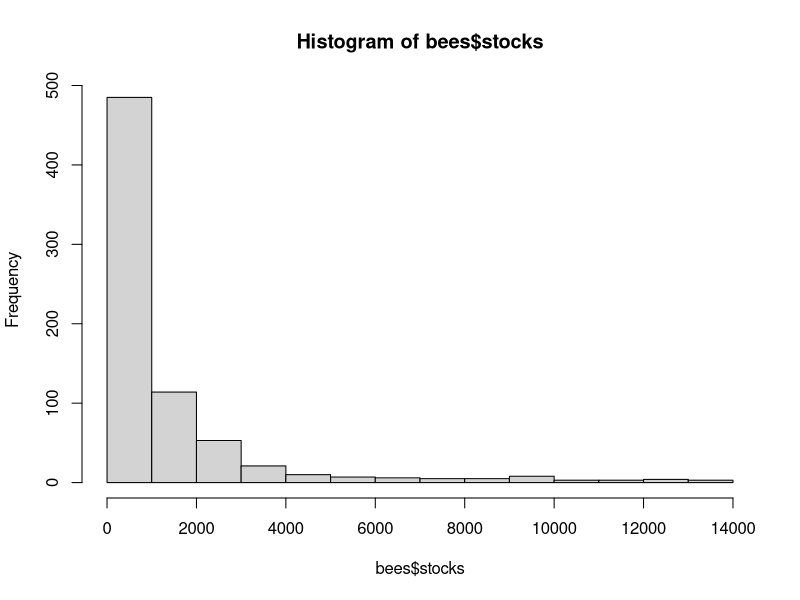
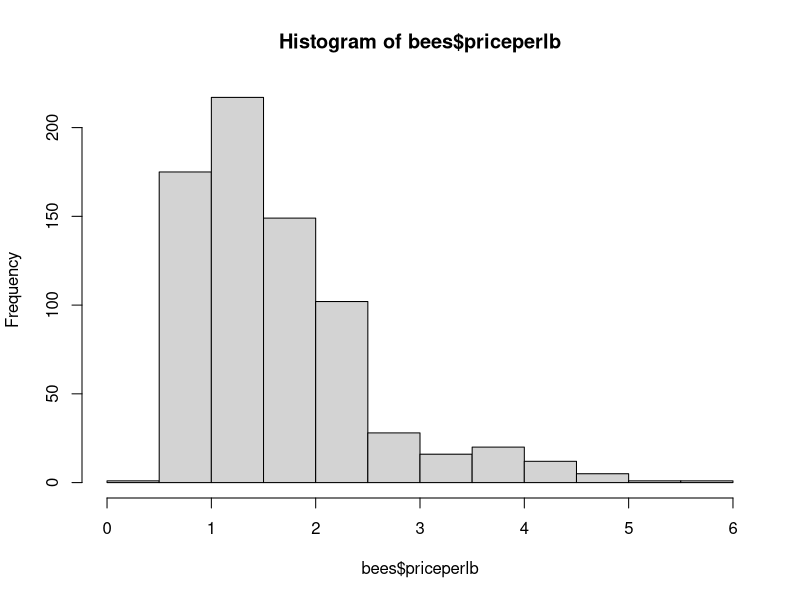
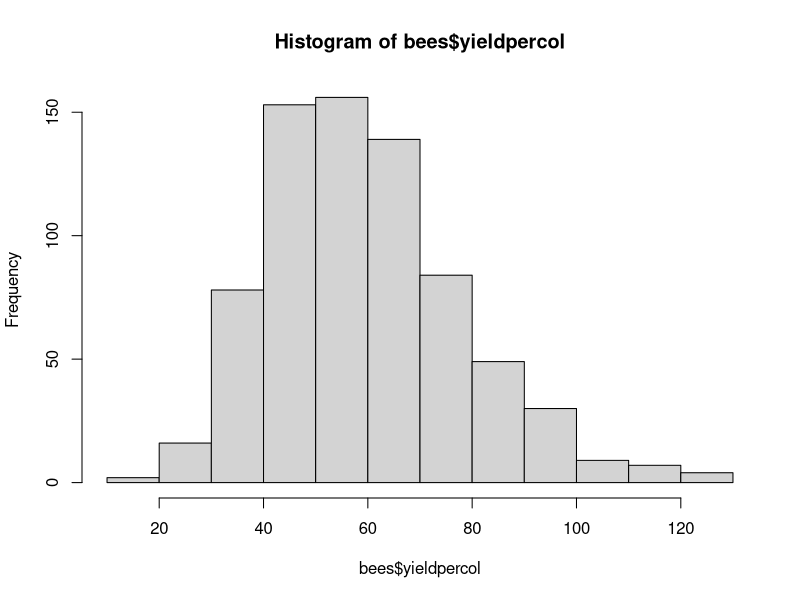
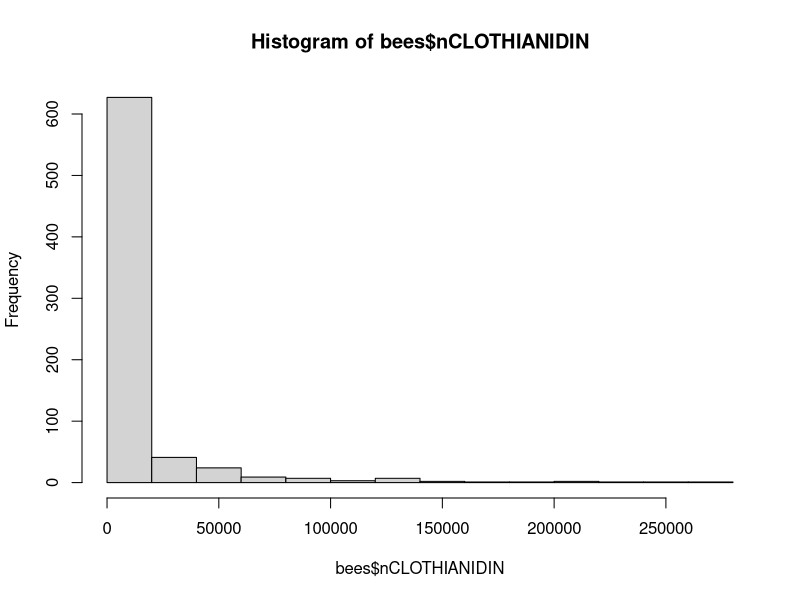
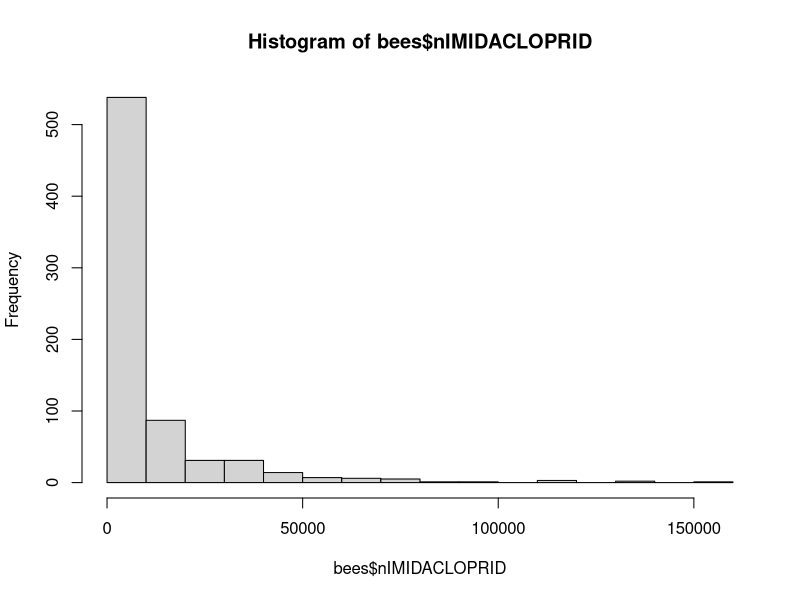
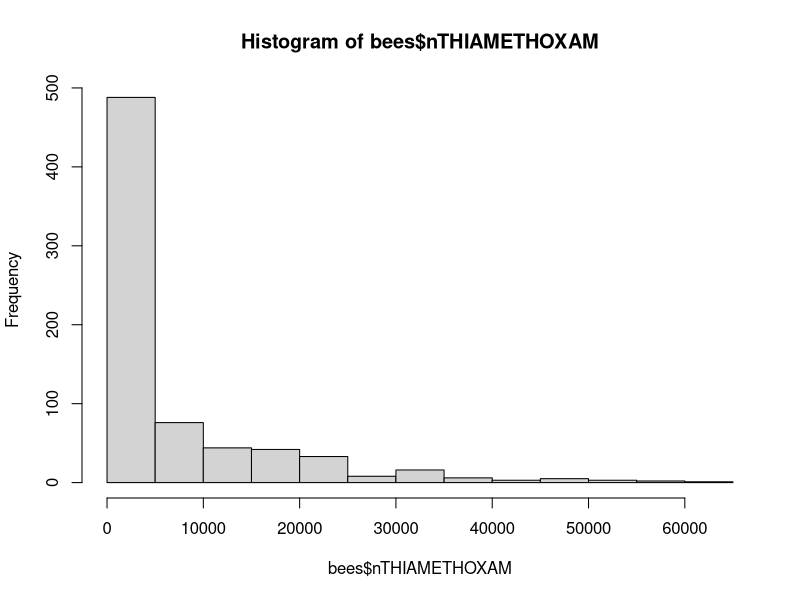
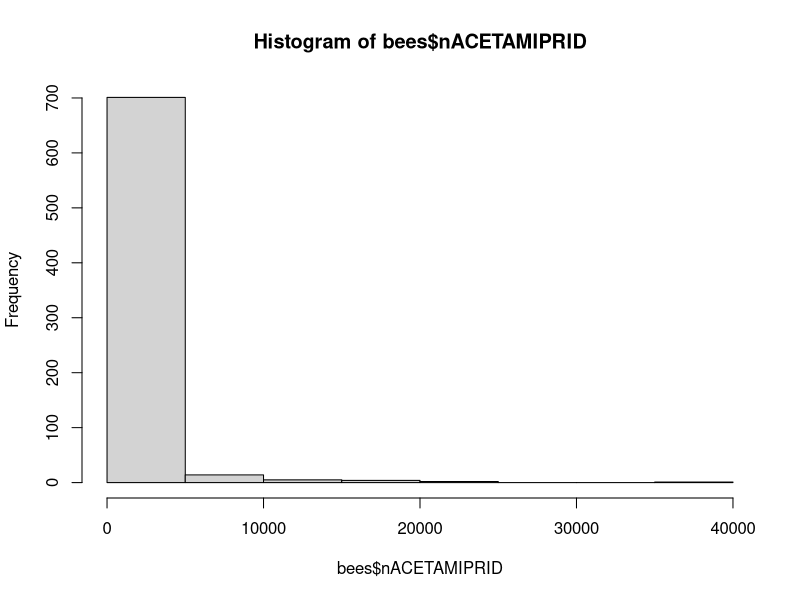
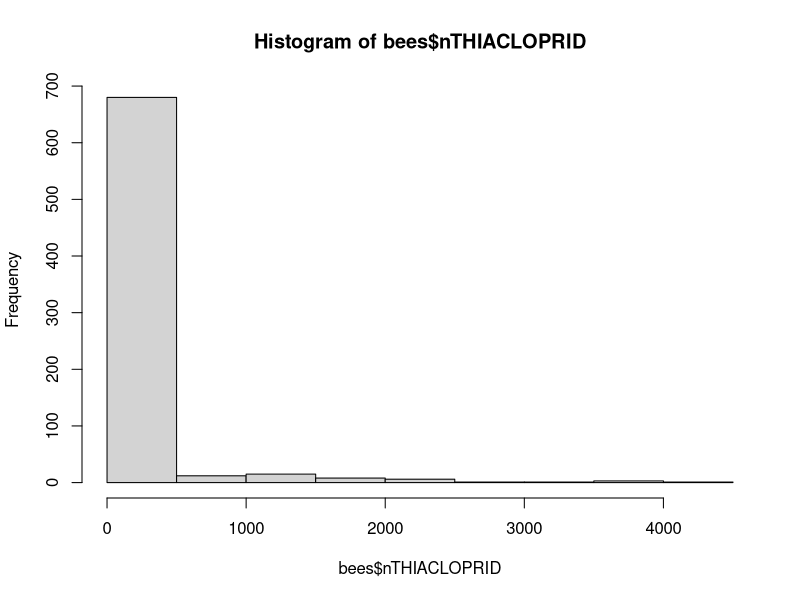

Write R code to recreate these figures, in order.
## ---- chunk 1
knitr::opts_chunk$set(echo = TRUE)
## ---- chunk 2
library(ggplot2)
library(lme4)
## ---- chunk 3
setwd("~/Desktop/Advanced Statistical Modeling/Final Project")
bees <- read.csv("bees.csv") #new data without hawaii
bees$nCLOTHIANIDIN <- as.numeric(bees$nCLOTHIANIDIN)
bees$nIMIDACLOPRID <- as.numeric(bees$nIMIDACLOPRID)
bees$nTHIAMETHOXAM <- as.numeric(bees$nTHIAMETHOXAM)
bees$nACETAMIPRID <- as.numeric(bees$nACETAMIPRID)
bees$nTHIACLOPRID <- as.numeric(bees$nTHIACLOPRID)
bees$nAllNeonic <- as.numeric(bees$nAllNeonic)
## ---- chunk 4
#take logs of most
hist(bees$stocks)
hist(bees$priceperlb)
hist(bees$yieldpercol) #fine
hist(bees$nCLOTHIANIDIN)
hist(bees$nIMIDACLOPRID)
range(log(bees$nIMIDACLOPRID))
hist(bees$nTHIAMETHOXAM)
range(log(bees$nTHIAMETHOXAM))
hist(bees$nACETAMIPRID)
range(log(bees$nACETAMIPRID))
hist(bees$nTHIACLOPRID)
range(log(bees$nTHIACLOPRID))
hist(bees$nAllNeonic)
## ---- chunk 5
#interactions with price per lb
colnames(bees)
bees$priceperlbFACTOR <- cut_number(bees$priceperlb, 3)
p <- ggplot(bees)

p + geom_point(aes(x=log(nCLOTHIANIDIN),y=yieldpercol, color = priceperlbFACTOR))+geom_smooth(aes(x=log(nCLOTHIANIDIN),y=yieldpercol, color = priceperlbFACTOR), method = "nls", formula = y ~ a * x + b, se = FALSE, method.args = list(start = list(a = 0.1, b = 0.1))) #since the lines aren't parallel, suggests interaction between price per lb and nCLOTHIANIDIN

p + geom_point(aes(x=log(nIMIDACLOPRID),y=yieldpercol, color = priceperlbFACTOR))+geom_smooth(aes(x=log(nIMIDACLOPRID),y=yieldpercol, color = priceperlbFACTOR), method = "nls", formula = y ~ a * x + b, se = FALSE, method.args = list(start = list(a = 0.1, b = 0.1))) #parallel, so no interaction between pplb and nimidacloprid

p + geom_point(aes(x=log(nTHIAMETHOXAM),y=yieldpercol, color = priceperlbFACTOR))+geom_smooth(aes(x=log(nTHIAMETHOXAM),y=yieldpercol, color = priceperlbFACTOR), method = "nls", formula = y ~ a * x + b, se = FALSE, method.args = list(start = list(a = 0.1, b = 0.1))) #maybe interaction between pplb and nTHIAMETHOXAM

p + geom_point(aes(x=log(nACETAMIPRID),y=yieldpercol, color = priceperlbFACTOR))+geom_smooth(aes(x=log(nACETAMIPRID),y=yieldpercol, color = priceperlbFACTOR), method = "nls", formula = y ~ a * x + b, se = FALSE, method.args = list(start = list(a = 0.1, b = 0.1))) #interaction between pplb and nACETAMIPRID

p + geom_point(aes(x=log(nTHIACLOPRID),y=yieldpercol, color = priceperlbFACTOR))+geom_smooth(aes(x=log(nTHIACLOPRID),y=yieldpercol, color = priceperlbFACTOR), method = "nls", formula = y ~ a * x + b, se = FALSE, method.args = list(start = list(a = 0.1, b = 0.1))) #definitely interaction between pplb and nTHIACLOPRID (? seems like the lots of very small values are really skewing it)

p + geom_point(aes(x=log(nAllNeonic),y=yieldpercol, color = priceperlbFACTOR))+geom_smooth(aes(x=log(nAllNeonic),y=yieldpercol, color = priceperlbFACTOR), method = "nls", formula = y ~ a * x + b, se = FALSE, method.args = list(start = list(a = 0.1, b = 0.1))) #maybe interaction
## ---- chunk 6
#check to see if on the right track
model1 <- glm(yieldpercol ~ priceperlb * (1 + nCLOTHIANIDIN + nIMIDACLOPRID + nTHIAMETHOXAM + nACETAMIPRID + nTHIACLOPRID), data = bees, family = "poisson")
summary(model1) #whaaaaat they match up!

model2 <- glm(yieldpercol ~ priceperlb * nAllNeonic, data = bees, family = "poisson")
summary(model2)
## ---- chunk 7
#interactions among chemicals
bees$nCLOTHIANIDINFACTOR <- cut_number(bees$nCLOTHIANIDIN, 2)
bees$nIMIDACLOPRIDFACTOR <- cut_number(bees$nIMIDACLOPRID, 3)
bees$nTHIAMETHOXAMFACTOR <- cut_number(bees$nTHIAMETHOXAM, 3)
bees$nACETAMIPRIDFACTOR <- cut_number(bees$nACETAMIPRID, 2)
bees$nTHIACLOPRIDFACTOR <- cut_number(bees$nTHIACLOPRID, 2) #won't work

q <- ggplot(bees)

#nclothiandin
q + geom_point(aes(x=log(nCLOTHIANIDIN),y=yieldpercol, color = nIMIDACLOPRIDFACTOR))+geom_smooth(aes(x=log(nCLOTHIANIDIN),y=yieldpercol, color = nIMIDACLOPRIDFACTOR), method = "nls", formula = y ~ a * x + b, se = FALSE, method.args = list(start = list(a = 0.1, b = 0.1))) #interaction between nIMIDACLOPRID and nCLOTHIANIDIN

q + geom_point(aes(x=log(nCLOTHIANIDIN),y=yieldpercol, color = nTHIAMETHOXAMFACTOR))+geom_smooth(aes(x=log(nCLOTHIANIDIN),y=yieldpercol, color = nTHIAMETHOXAMFACTOR), method = "nls", formula = y ~ a * x + b, se = FALSE, method.args = list(start = list(a = 0.1, b = 0.1))) #interaction between nTHIAMETHOXAM and nCLOTHIANIDIN

q + geom_point(aes(x=log(nCLOTHIANIDIN),y=yieldpercol, color = nACETAMIPRIDFACTOR))+geom_smooth(aes(x=log(nCLOTHIANIDIN),y=yieldpercol, color = nACETAMIPRIDFACTOR), method = "nls", formula = y ~ a * x + b, se = FALSE, method.args = list(start = list(a = 0.1, b = 0.1))) #no interaction between nACETAMIPRID and nCLOTHIANIDIN

#imodacloprid
q + geom_point(aes(x=log(nIMIDACLOPRID),y=yieldpercol, color = nTHIAMETHOXAMFACTOR))+geom_smooth(aes(x=log(nIMIDACLOPRID),y=yieldpercol, color = nTHIAMETHOXAMFACTOR), method = "nls", formula = y ~ a * x + b, se = FALSE, method.args = list(start = list(a = 0.1, b = 0.1))) #interaction between nIMIDACLOPRID and nTHIAMETHOXAM

q + geom_point(aes(x=log(nIMIDACLOPRID),y=yieldpercol, color = nACETAMIPRIDFACTOR))+geom_smooth(aes(x=log(nIMIDACLOPRID),y=yieldpercol, color = nACETAMIPRIDFACTOR), method = "nls", formula = y ~ a * x + b, se = FALSE, method.args = list(start = list(a = 0.1, b = 0.1))) #doesn't seem to be interaction between nIMIDACLOPRID and nACETAMIPRID

#nTHIAMETHOXAM
q + geom_point(aes(x=log(nTHIAMETHOXAM),y=yieldpercol, color = nACETAMIPRIDFACTOR))+geom_smooth(aes(x=log(nTHIAMETHOXAM),y=yieldpercol, color = nACETAMIPRIDFACTOR), method = "nls", formula = y ~ a * x + b, se = FALSE, method.args = list(start = list(a = 0.1, b = 0.1))) #interaction between nTHIAMETHOXAM and nACETAMIPRID

#nTHIACLOPRID
q + geom_point(aes(x=log(nTHIACLOPRID),y=yieldpercol, color = nCLOTHIANIDINFACTOR))+geom_smooth(aes(x=log(nTHIACLOPRID),y=yieldpercol, color = nCLOTHIANIDINFACTOR), method = "nls", formula = y ~ a * x + b, se = FALSE, method.args = list(start = list(a = 0.1, b = 0.1))) #interaction between nTHIACLOPRID and nCLOTHIANIDIN

q + geom_point(aes(x=log(nTHIACLOPRID),y=yieldpercol, color = nIMIDACLOPRIDFACTOR))+geom_smooth(aes(x=log(nTHIACLOPRID),y=yieldpercol, color = nIMIDACLOPRIDFACTOR), method = "nls", formula = y ~ a * x + b, se = FALSE, method.args = list(start = list(a = 0.1, b = 0.1))) #maybe interaction between nTHIACLOPRID and nIMIDACLOPRID

q + geom_point(aes(x=log(nTHIACLOPRID),y=yieldpercol, color = nTHIAMETHOXAMFACTOR))+geom_smooth(aes(x=log(nTHIACLOPRID),y=yieldpercol, color = nTHIAMETHOXAMFACTOR), method = "nls", formula = y ~ a * x + b, se = FALSE, method.args = list(start = list(a = 0.1, b = 0.1))) #interaction between nTHIACLOPRID and nTHIAMETHOXAM

q + geom_point(aes(x=log(nTHIACLOPRID),y=yieldpercol, color = nACETAMIPRIDFACTOR))+geom_smooth(aes(x=log(nTHIACLOPRID),y=yieldpercol, color = nACETAMIPRIDFACTOR), method = "nls", formula = y ~ a * x + b, se = FALSE, method.args = list(start = list(a = 0.1, b = 0.1))) #interaction between nTHIACLOPRID and nACETAMIPRID, but the 0s are very much changing this one

model3 <- glm(yieldpercol ~ (nCLOTHIANIDIN + nIMIDACLOPRID + nTHIAMETHOXAM + nACETAMIPRID + nTHIACLOPRID)^2, data = bees, family = "poisson")
summary(model3) 
#all sig except nCLOTHIANIDIN:nTHIAMETHOXAM, nIMIDACLOPRID:nACETAMIPRID, and nTHIAMETHOXAM:nTHIACLOPRID, kinda matches
## ---- chunk 8
#interactions between stocks and everything
bees$stocksFACTOR <- cut_number(bees$stocks, 3)
r <- ggplot(bees)

r + geom_point(aes(x=log(stocks),y=yieldpercol, color = nIMIDACLOPRIDFACTOR))+geom_smooth(aes(x=log(stocks),y=yieldpercol, color = nIMIDACLOPRIDFACTOR), method = "nls", formula = y ~ a * x + b, se = FALSE, method.args = list(start = list(a = 0.1, b = 0.1))) #interaction between stocks and nCLOTHIANIDIN

r + geom_point(aes(x=log(stocks),y=yieldpercol, color = nIMIDACLOPRIDFACTOR))+geom_smooth(aes(x=log(stocks),y=yieldpercol, color = nIMIDACLOPRIDFACTOR), method = "nls", formula = y ~ a * x + b, se = FALSE, method.args = list(start = list(a = 0.1, b = 0.1))) #interaction between stocks and nIMIDACLOPRID

r + geom_point(aes(x=log(stocks),y=yieldpercol, color = nTHIAMETHOXAMFACTOR))+geom_smooth(aes(x=log(stocks),y=yieldpercol, color = nTHIAMETHOXAMFACTOR), method = "nls", formula = y ~ a * x + b, se = FALSE, method.args = list(start = list(a = 0.1, b = 0.1))) #interaction between stocks and nTHIAMETHOXAM

r + geom_point(aes(x=log(stocks),y=yieldpercol, color = nACETAMIPRIDFACTOR))+geom_smooth(aes(x=log(stocks),y=yieldpercol, color = nACETAMIPRIDFACTOR), method = "nls", formula = y ~ a * x + b, se = FALSE, method.args = list(start = list(a = 0.1, b = 0.1))) #interaction between stocks and nACETAMIPRID

r + geom_point(aes(x=log(nTHIACLOPRID),y=yieldpercol, color = stocksFACTOR))+geom_smooth(aes(x=log(nTHIACLOPRID),y=yieldpercol, color = stocksFACTOR), method = "nls", formula = y ~ a * x + b, se = FALSE, method.args = list(start = list(a = 0.1, b = 0.1))) #interaction between stocks and nTHIACLOPRID (maybe, zeros seem to be weird)

r + geom_point(aes(x=log(stocks),y=yieldpercol, color = priceperlbFACTOR))+geom_smooth(aes(x=log(stocks),y=yieldpercol, color = priceperlbFACTOR), method = "nls", formula = y ~ a * x + b, se = FALSE, method.args = list(start = list(a = 0.1, b = 0.1))) #interaction between stocks and and price per lb
## ---- chunk 9
#do we need a random slope as well? looks like it
bees$year <- as.numeric(bees$year)
p2 <- ggplot(bees, aes(x = year, y = yieldpercol, color = state))
p2+ #geom_line() + 
  theme(legend.position = "none") + stat_smooth(method = "lm", se = FALSE)
p2+ geom_line()
p2+theme(legend.position = "none") + stat_smooth(method = "loess", se = FALSE)
## ---- chunk 10
#unconditional means
bees.lmer <- lmer(yieldpercol ~ 1 + (1|state), data = bees)
summary(bees.lmer)

#unconditional growth
bees.lmer2 <- lmer(yieldpercol ~ yrsince1998 + (1|state), data = bees)
summary(bees.lmer2)
## ---- chunk 11
#build a model
bees.lmer3 <- lmer(yieldpercol ~ yrsince1998 + (log(priceperlb) + log(nCLOTHIANIDIN) + log(nIMIDACLOPRID) + log(nTHIAMETHOXAM) + log(nACETAMIPRID) + log(nTHIACLOPRID))*log(stocks) + log(priceperlb):log(nCLOTHIANIDIN) + log(priceperlb):log(nTHIAMETHOXAM) + log(priceperlb):log(nACETAMIPRID)+ log(priceperlb):log(nTHIACLOPRID)+ log(nIMIDACLOPRID):log(nCLOTHIANIDIN) + log(nTHIAMETHOXAM):log(nIMIDACLOPRID) + log(nTHIAMETHOXAM):log(nACETAMIPRID) + log(nTHIACLOPRID):log(nCLOTHIANIDIN)+ log(nTHIACLOPRID):log(nIMIDACLOPRID) + log(nTHIACLOPRID):log(nTHIAMETHOXAM) + log(nTHIACLOPRID):log(nACETAMIPRID)+ (yrsince1998|state), data=bees)
summary(bees.lmer3, cor=FALSE)

bees.lmer4 <- lmer(yieldpercol ~ yrsince1998 + log(nIMIDACLOPRID) + log(nACETAMIPRID) + (log(priceperlb) + log(nCLOTHIANIDIN) + log(nTHIAMETHOXAM) + log(nTHIACLOPRID))*log(stocks) + log(nTHIAMETHOXAM):log(nACETAMIPRID) + log(nTHIACLOPRID):log(nCLOTHIANIDIN)+ log(nTHIACLOPRID):log(nACETAMIPRID)+ (yrsince1998|state), data=bees)
summary(bees.lmer4)

bees.lmer3.1 <- update(bees.lmer3, REML=F)
bees.lmer4.1 <- update(bees.lmer4, REML=F)

D<-2*(logLik(bees.lmer3.1) - logLik(bees.lmer4.1))
1-pchisq(D,10)

anova(bees.lmer3.1,bees.lmer4.1) #check, prefer smaller model

bees.lmer5 <- lmer(yieldpercol ~ yrsince1998 + log(nIMIDACLOPRID) + log(nACETAMIPRID) + log(nCLOTHIANIDIN) + log(nTHIACLOPRID) + (log(priceperlb) + log(nTHIAMETHOXAM))*log(stocks) + log(nTHIACLOPRID):log(nCLOTHIANIDIN)+ (yrsince1998|state), data=bees)
summary(bees.lmer5, cor=FALSE)
bees.lmer5.1 <- update(bees.lmer5, REML=F)

anova(bees.lmer4.1,bees.lmer5.1)  #prefer smaller model

bees.lmer6 <- lmer(yieldpercol ~ yrsince1998 + log(nIMIDACLOPRID) + log(nTHIAMETHOXAM)  + log(priceperlb)*log(stocks) + (yrsince1998|state), data=bees)
summary(bees.lmer6, cor=FALSE)
bees.lmer6.1 <- update(bees.lmer6, REML=F)

anova(bees.lmer5.1,bees.lmer6.1) #prefer smaller model

bees.lmer7 <- lmer(yieldpercol ~ yrsince1998 + log(priceperlb)*log(stocks) + (yrsince1998|state), data=bees)
summary(bees.lmer7, cor=FALSE)
bees.lmer7.1 <- update(bees.lmer7, REML=F)

anova(bees.lmer6.1,bees.lmer7.1) #prefer this model, now all t values two
## ---- chunk 12
hist(log(bees$totalprod)) #looks okay

#unconditional means
bees2.lmer <- lmer(log(totalprod) ~ 1 + (1|state), data = bees)
summary(bees2.lmer)

#unconditional growth
bees2.lmer2 <- lmer(log(totalprod) ~ yrsince1998 + (1|state), data = bees)
summary(bees2.lmer2)
## ---- chunk 13
hist(bees$prodvalue)
#build a model with log(totalprod) as response
bees2.lmer3 <- lmer(log(totalprod) ~ (log(numcol) + log(stocks) + log(priceperlb) + log(prodvalue) + yrsince1998 + log(nCLOTHIANIDIN) + log(nIMIDACLOPRID) + log(nTHIAMETHOXAM) + log(nACETAMIPRID) + log(nTHIACLOPRID) + log(nAllNeonic))^2 + (yrsince1998|state), data = bees)
summary(bees2.lmer3, cor = FALSE)

bees2.lmer4 <- update(bees2.lmer3, . ~ . -(log(numcol):log(stocks) + log(numcol):log(priceperlb) + log(numcol):yrsince1998+log(numcol):log(nCLOTHIANIDIN)+log(numcol):log(nIMIDACLOPRID)+log(numcol):log(nTHIAMETHOXAM)+log(numcol):log(nACETAMIPRID)+log(numcol):log(nAllNeonic)+log(stocks):log(priceperlb)+log(stocks):yrsince1998+log(stocks):log(nCLOTHIANIDIN)+log(stocks):log(nIMIDACLOPRID)+log(stocks):log(nTHIAMETHOXAM)+log(stocks):log(nACETAMIPRID)+log(stocks):log(nAllNeonic)+log(priceperlb):log(prodvalue)+log(priceperlb):yrsince1998+log(priceperlb):log(nIMIDACLOPRID)+log(priceperlb):log(nTHIAMETHOXAM)+log(priceperlb):log(nACETAMIPRID)+log(priceperlb):log(nTHIACLOPRID)+log(priceperlb):log(nAllNeonic)))
summary(bees2.lmer4, cor = FALSE)

bees2.lmer3.1 <- update(bees2.lmer3, REML=FALSE)
bees2.lmer4.1 <- update(bees2.lmer4, REML=FALSE)
anova(bees2.lmer3.1,bees2.lmer4.1) #prefer smaller model

bees2.lmer5 <- update(bees2.lmer4, . ~ . -(log(priceperlb):log(nCLOTHIANIDIN)+log(prodvalue):log(nCLOTHIANIDIN)+log(prodvalue):log(nIMIDACLOPRID)+log(prodvalue):log(nTHIAMETHOXAM)+log(prodvalue):log(nTHIACLOPRID)+log(prodvalue):log(nAllNeonic)+yrsince1998:log(nCLOTHIANIDIN)+yrsince1998:log(nACETAMIPRID)+log(nCLOTHIANIDIN):log(nACETAMIPRID)+log(nCLOTHIANIDIN):log(nTHIACLOPRID)+log(nIMIDACLOPRID):log(nTHIACLOPRID)+log(nTHIAMETHOXAM):log(nACETAMIPRID)+log(nTHIAMETHOXAM):log(nTHIACLOPRID)+log(nACETAMIPRID):log(nAllNeonic)+log(nTHIACLOPRID):log(nAllNeonic)))
summary(bees2.lmer5, cor = FALSE)

bees2.lmer5.1 <- update(bees2.lmer5, REML=FALSE)
anova(bees2.lmer4.1,bees2.lmer5.1) #prefer smaller model

bees2.lmer6 <- update(bees2.lmer5, . ~ . -(log(prodvalue):yrsince1998+yrsince1998:log(nIMIDACLOPRID)+yrsince1998:log(nTHIAMETHOXAM)+yrsince1998:log(nAllNeonic)+log(nCLOTHIANIDIN):log(nTHIAMETHOXAM)+log(nTHIAMETHOXAM):log(nAllNeonic)+log(nACETAMIPRID):log(nTHIACLOPRID)))
summary(bees2.lmer6, cor = FALSE)

bees2.lmer6.1 <- update(bees2.lmer6, REML=FALSE)
anova(bees2.lmer5.1,bees2.lmer6.1) #prefer smaller model

bees2.lmer7 <- update(bees2.lmer6,. ~ . -(log(prodvalue):log(nACETAMIPRID)+yrsince1998:log(nTHIACLOPRID)+log(nCLOTHIANIDIN):log(nIMIDACLOPRID)+log(nCLOTHIANIDIN):log(nAllNeonic)))
summary(bees2.lmer7, cor = FALSE)

bees2.lmer7.1 <- update(bees2.lmer7, REML=FALSE)
anova(bees2.lmer6.1,bees2.lmer7.1) #prefer smaller model

#start taking out non-interaction terms
bees2.lmer8 <- update(bees2.lmer7,. ~ . -(log(nCLOTHIANIDIN) + yrsince1998))
summary(bees2.lmer8, cor = FALSE)

bees2.lmer8.1 <- update(bees2.lmer8, REML=FALSE)
anova(bees2.lmer7.1,bees2.lmer8.1) #prefer smaller model

#now all have t>2 but still need to take some out?
bees2.lmer9 <- update(bees2.lmer8,. ~ . -(log(numcol):log(nTHIACLOPRID) + log(stocks):log(nTHIACLOPRID) + log(nIMIDACLOPRID):log(nACETAMIPRID)))
summary(bees2.lmer9, cor = FALSE)

bees2.lmer9.1 <- update(bees2.lmer9, REML=FALSE)
anova(bees2.lmer8.1,bees2.lmer9.1) #prefer smaller model

#FINAL MODEL
bees2.lmer10 <- update(bees2.lmer9,. ~ . -(log(nTHIACLOPRID) + log(nACETAMIPRID)))
summary(bees2.lmer10, cor = FALSE)

bees2.lmer10.1 <- update(bees2.lmer10, REML=FALSE)
anova(bees2.lmer9.1,bees2.lmer10.1) #prefer smaller model


bees2.lmer11 <- update(bees2.lmer10,. ~ . -(log(nIMIDACLOPRID):log(nAllNeonic)))
summary(bees2.lmer11, cor = FALSE)

bees2.lmer11.1 <- update(bees2.lmer11, REML=FALSE)
anova(bees2.lmer10.1,bees2.lmer11.1) #prefer larger model
